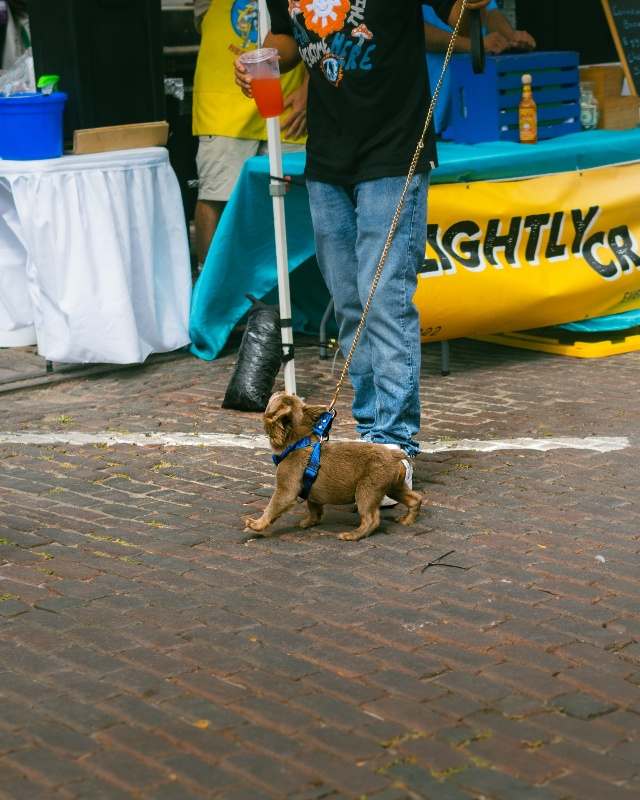
#> input picture imgs/resized_pic.jpg, 640 x 800 px, found by its file name
$ python blur.py
#> lines starting #> are read from the running program, lines starting #| are printed output that depends on the picture
import os, cv2

cwd = os.getcwd()
img = cv2.imread(os.path.join(cwd, 'imgs', 'resized_pic.jpg'))
#> img is the input picture: shape (800, 640, 3); mean B, G, R 92, 108.4, 106.5

k_size = 7
img_blur = cv2.blur(img, (k_size, k_size))
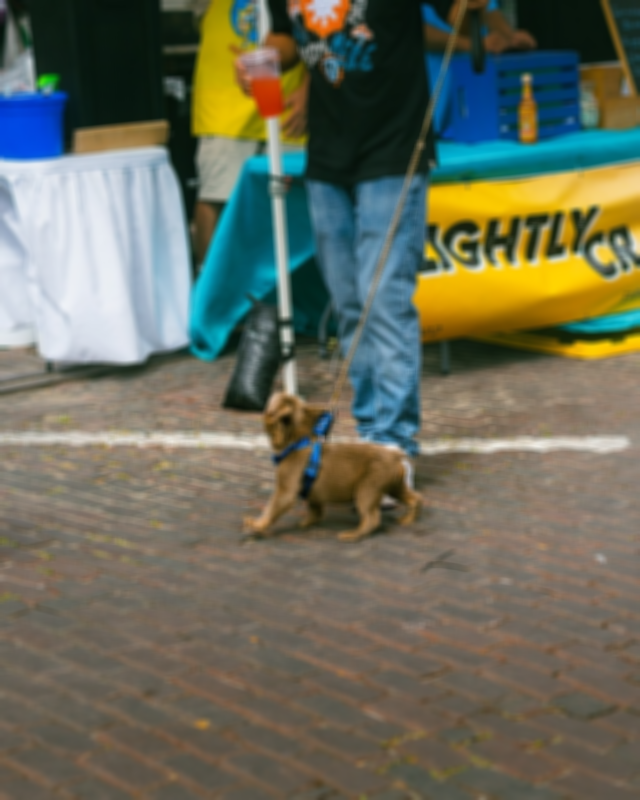
#> img_blur: shape (800, 640, 3); mean B, G, R 92, 108.4, 106.5
img_blur_g = cv2.GaussianBlur(img, (k_size, k_size), 5)
img_blur_m = cv2.medianBlur(img, k_size)
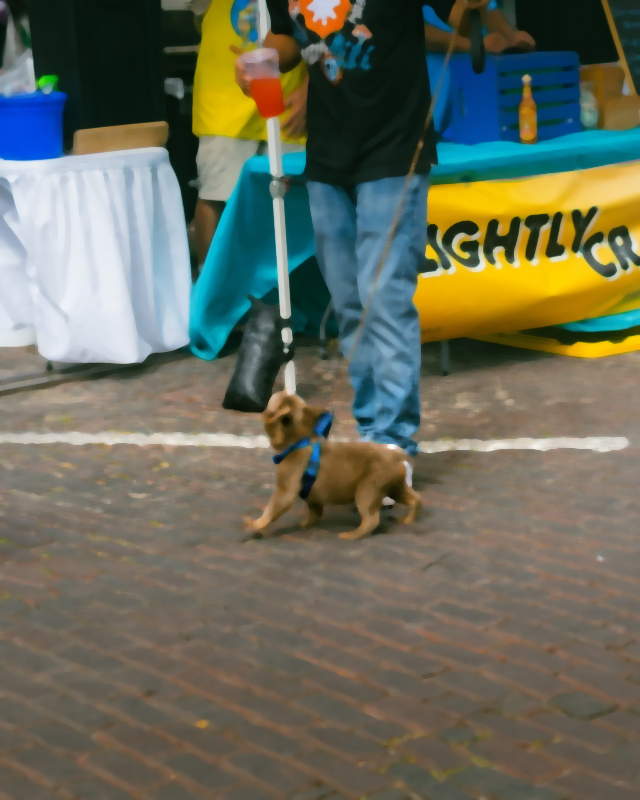
#> img_blur_m: shape (800, 640, 3); mean B, G, R 91.4, 107.8, 105.7

cv2.imshow('blur', img_blur)
cv2.imshow('blur_g', img_blur_g)
cv2.imshow('blur_m', img_blur_m)
cv2.waitKey(0)

cv2.destroyAllWindows()

$ run again, with imgs/property-brothers-black-window-with-white-curtains copy.jpg copied over imgs/resized_pic.jpg
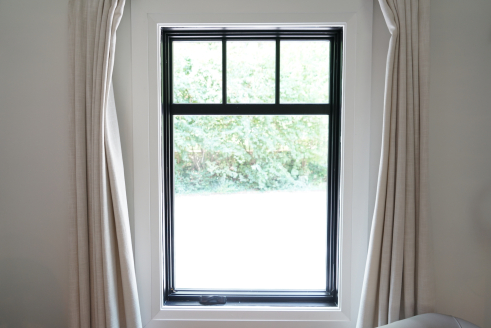
#> input picture imgs/property-brothers-black-window-with-white-curtains copy.jpg, 491 x 328 px, found by its file name
#> img is the input picture: shape (328, 491, 3); mean B, G, R 157.7, 161.7, 161.2
#> `img_blur = cv2.blur(img, (k_size, k_size))`:
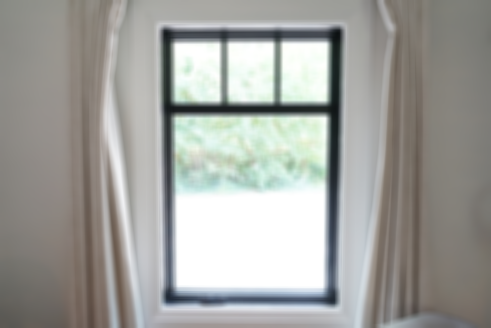
#> img_blur: shape (328, 491, 3); mean B, G, R 157.7, 161.7, 161.2
#> `img_blur_m = cv2.medianBlur(img, k_size)`:
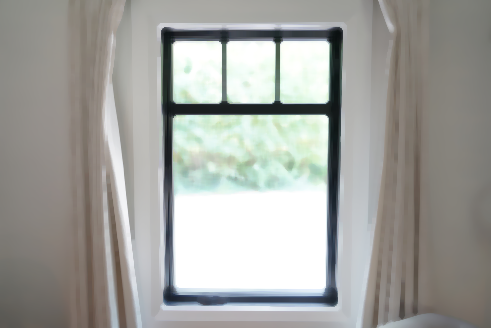
#> img_blur_m: shape (328, 491, 3); mean B, G, R 158.1, 162.2, 161.5
